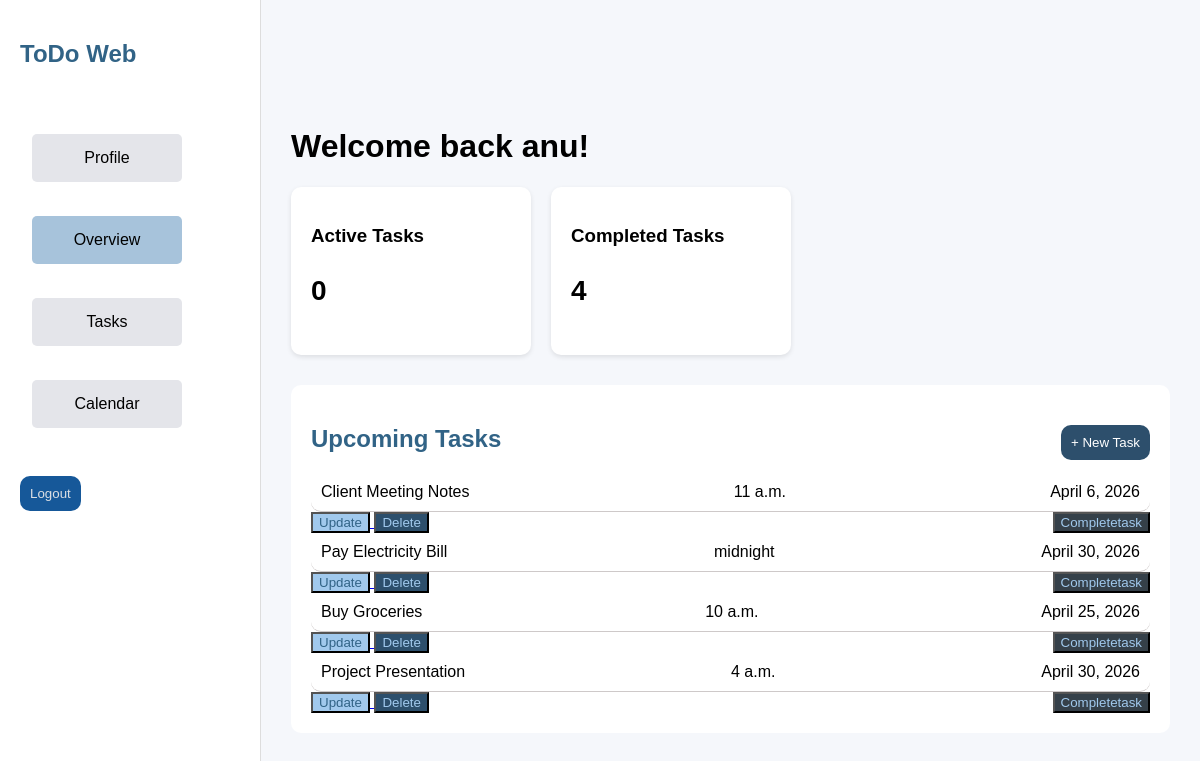
The app's page /dashboard/ (signed in) with its own data.
### todoapp/models.py (models this page shows, shortened)
class Task(models.Model):
    PRIORITY_CHOICES = [
        ('Low', 'Low'),
        ('Medium', 'Medium'),
        ('High', 'High'),
    ]
    title = models.CharField(max_length=200)
    description = models.TextField()
    due_date = models.DateField(null=True,blank=True)
    time = models.TimeField(null=True,blank=True)
    priority = models.CharField(max_length=10, choices=PRIORITY_CHOICES)
    is_completed =models.BooleanField(default=False)

### todoapp/views.py (the view)
# urls.py: path('dashboard/', views.dashboard, name="dashboard"),
@login_required(login_url='login')
def dashboard(request):
    tasks = Task.objects.all()
    active_tasks=tasks.filter(is_completed=False).count()
    completed_tasks=tasks.filter(is_completed=True).count()
    if request.method == 'POST':
        form = TaskForm(request.POST)
        if form.is_valid():
            form.save()
            return redirect('dashboard')
    else:
        form = TaskForm()
    return render(request, 'dashboard.html', {
        'tasks': tasks,
        'active_tasks': active_tasks,
        'completed_tasks': completed_tasks,
        'form': form
    })

### todoapp/templates/dashboard.html (shortened to what this page needs)
<!DOCTYPE html>
<html>
<head>
</head>
<body>
    <div class="container">
        <div class="sidebar">
            <h2>ToDo Web</h2>
            <div>
                <ul>
                    <li><a href=""></a></li>
                    <li><a href="{% url 'profile' %}"><button class="btn9">Profile</button></a></li>
                    <li class=""><a href="{% url 'dashboard' %}"><button class="btn6">Overview</button></a></li>
                    <li><a href="{% url 'addtask' %}"><button class="btn7">Tasks</button></a></li>
                    <li><a href="{% url 'calendar' %}"><button class="btn8">Calendar</button></a></li>
                </ul>
            </div>
            <form action="{% url 'logout' %}" method="POST">
                <button class="btn1">Logout</button>
            </form>
        </div>
        <div class="main">
            <h1>Welcome back {{ user.username }}!</h1>
            <div class="cards">
                <div class="card">
                    <h3>Active Tasks</h3>
                    <p>{{ active_tasks }}</p>
                </div>
                <div class="card">
                    <h3>Completed Tasks</h3>
                    <p>{{ completed_tasks }}</p>
                </div>
            </div>
            <div class="tasks">
                <h2>Upcoming Tasks
                    <a href="{% url 'addtask' %}"><button class="btn">+ New Task</button></a>
                </h2>
                {% for task in tasks %}
                <div class="task">
                    <span>{{ task.title }}</span>
                    <span>{{ task.time }}</time></span>
                    <span>{{ task.due_date }}</span>
                </div>
                <a href="{% url 'updatetask' task.id %}">
                    <button class="btn3">Update</button>
                </a>
                <a href="{% url 'deletetask' task.id %}">
                    <button class="btn4">Delete</button>
                </a>
                <a href="{% url 'completetask' task.id %}">
                    <button class="btn5">Completetask</button>
                </a>
                {% endfor %}
            </div>
        </div>
    </div>
</body>
</html>

### todoapp/templates/dashboard.html (style rules this page uses)
body { margin: 0; font-family: Arial; background: #f5f7fb; }
.container { display: flex; align-items: center; justify-content: center; }
.sidebar { width: 220px; background: #fff; height: 100vh; padding: 20px; border-right: 1px solid #ddd; }
.sidebar ul { list-style: none; padding: 0; }
.sidebar li { padding: 12px; margin: 10px 0; border-radius: 8px; }
.main { flex: 1; padding: 30px; }
.cards { display: flex; gap: 20px; }
.card { background: white; padding: 20px; border-radius: 10px; width: 200px; box-shadow: 0 2px 5px rgba(0, 0, 0, 0.1); }
.card p { font-size: 28px; font-weight: bold; }
.tasks { margin-top: 30px; background: white; padding: 20px; border-radius: 10px; }
.task { display: flex; align-items: center; justify-content: space-between; text-align: space-between; padding: 10px; border-bottom: 1px solid #cec9c9; border-radius: 10px; }
.btn { float: right; background: #2d4f6c; color: white; padding: 10px; border-radius: 10px; border: none; }
.btn1 { background: #165899; color: rgb(219, 223, 228); padding: 10px; border-radius: 10px; border: none; margin-top: 20px; }
.btn3 { background-color: #a1c9ed; color: #316386; }
.btn4 { background-color: #2d4f6c; color: #a1c9ed; }
.btn5 { float: right; background-color: #354049; color: #a1c9ed; }
h2 { color: #316386; }
.btn6 { background-color: #a7c3db; color: black; font-size: 16px; padding: 15px 32px; border: none; cursor: pointer; border-radius: 5px; text-align: center; display: inline-block; width: 150px; }
.btn7 { background-color: #e4e5ea; color: black; font-size: 16px; padding: 15px 32px; border: none; cursor: pointer; border-radius: 5px; text-align: center; display: inline-block; width: 150px; }
.btn8 { background-color: #e4e5ea; color: black; font-size: 16px; padding: 15px 32px; border: none; cursor: pointer; border-radius: 5px; text-align: center; display: inline-block; width: 150px; }
.btn9 { background-color: #e4e5ea; color: black; font-size: 16px; padding: 15px 32px; border: none; cursor: pointer; border-radius: 5px; text-align: center; display: inline-block; width: 150px; }

### records on screen
Task: title "Client Meeting Notes", time "11 a.m.", due_date "April 6, 2026"
Task: title "Pay Electricity Bill", time "midnight", due_date "April 30, 2026"
Task: title "Buy Groceries", time "10 a.m.", due_date "April 25, 2026"
Task: title "Project Presentation", time "4 a.m.", due_date "April 30, 2026"

### other values on screen
{{ user.username }} "anu"
{{ active_tasks }} "0"
{{ completed_tasks }} "4"
